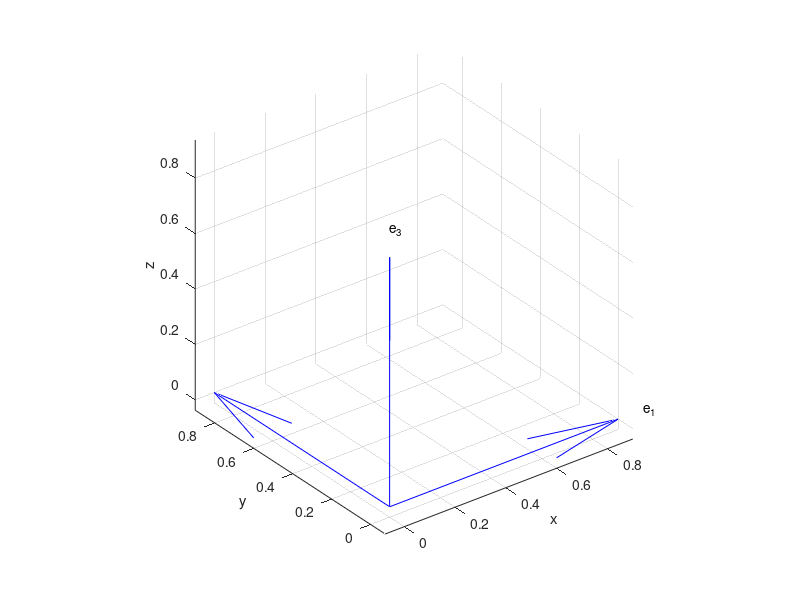

Here is the MATLAB script that generated this plot: (Note: this script raises an error after producing the figure.)
function tutor_introframes %TUTOR
%TUTOR_INTROFRAMES Introduction to frames in finite dimensions
%
%   This demonstration explains some basic concepts of the frame theory using
%   linear algebra examples in $\mathbb{R}^L$ ($L=3$, $L=2$). 
%
%   Basic frame theory
%   ------------------
%
%   A frame in a Hilbert space $\mathcal{H}$ is a collection of vectors 
%   $\varphi_n\in\mathcal{H}$ for which the following holds for all $f\in \mathcal{H}$ :
%
%   ..
%       A||f||^2 <= sum |<\varphi_n,f>|^2 <= B||f||^2
%                    n
%
%   .. math:: A||f||^2 \leq \sum_n |\langle \varphi_n,f \rangle|^2\leq
%      B||f||^2
%
%   with frame bounds $A,B$ being $0<A\leq B < \infty$. Analysis operator
%   associated with a frame is denoted $F^*:\mathcal{H}\rightarrow\mathcal{G}$,
%   and acts as $F^*f=\langle \varphi_n,f \rangle$ for all $n$
%   The synthesis operator is denoted as $F:\mathcal{G}\rightarrow\mathcal{H}$ 
%   and acts as $Fc=\sum_n\varphi_n c_n$. Operators are adjoint to each
%   other.
%   A frame operator $S:\mathcal{H}\rightarrow\mathcal{H}$ is
%   invertible on $\mathcal{H}$ and it is formed as $S=FF^*$. The Grammian
%   $G:\mathcal{G}\rightarrow\mathcal{G}$ is given as $G=F^*F$.
%
%   A general bounded operator is a a 
%
%   In case $\mathcal{H}=\mathbb{C}^L$, frame vectors can be organized as
%   columns of a matrix which then forms the frame synthesis operator 
%   $F$ and the analysis operator is its adjoint $F^*$. 
%
%   References: ch08 koche08 caku13
%


%% 
%   Example 1
%   ---------
%   In the following code, we create a test signal
%   MAT2DOC: AUDIO 'Play gspi.wav' gspi 44100 
f = [0.1,0.2,0.3]';

%%
%   Orthonormal basis is $\mathbb{R}^3$

F1 = eye(3) %F1(end) = 0.98;

A = min(svd(F1))^2;
B = max(svd(F1))^2; 
fprintf('A=%d, B=%d\n',A,B)


%%
%   Something
%   MAT2DOC: AUDIO 'This is gspi' gspi 44100

% Analysis operator F1'
c1 = F1'*f;

% Condition number is a
cond_num = norm(B/A) 

% Norm of a matrix
matrix_norm = sqrt(B) 

% Redundancy of a frame
[M,N] = size(F1);


% Is it tight?
is_tight = A == B

% Is it Parseval tight
is_parsevaltight = (A == 1 && B == 1)

% Is it equal norm?
is_equalnorm = all(sum(F1.^2).^(1/2) == norm(F1(:,1)))

% Is it equiangular?
% (All off-diagonal entries in the Gram matrix should be equal)
G = F1'*F1;
is_equiangular = all( G(~eye(size(G))) == G(1,2) )

plotCurrent(F1,f,f)

  



% [U,s,V]=svd([1,0;0,1;1,1]);

% Project orthonormal basis in 3D to a 2D plane and check properties 
% of the resulting frame (Naimark theorem) 

%%
%   Another orthonormal basis in R^3
%   This is unitary isomorphic to F1 as it is obtained
%   as F2=R*F1, where R is unitary rotation matrix.
%   Gram matrices of frames F1 and F2 are equal
%   (rotated by 20 degrees)
F2 = rot(F1,20);
plotfinframe(F2);
plotCurrent(F2,f,f)


%%
%   Tight frames
%   ------------
%
%   Frame is tight if $A=B$.




function plotfinframe(A,B)
% Funkce vykresli v R^3 system generatoru obsazeny ve sloupcich A,
% pokud je zadano, tak i B, pak jinou barvou vykresli i druhy system
% generatoru.
% h....handle na osy, v nichz probehlo vykresleni

%% Kresleni
[~,n] = size(A);
% puvodni frejm
zer = zeros(n,1);
quiver3(zer,zer,zer,A(1,:)',A(2,:)',A(3,:)','b');
hold on;
for cnt = 1:n
    text(A(1,cnt), A(2,cnt), A(3,cnt),['e_' num2str(cnt)]);
end

xlabel('x');
ylabel('y');
zlabel('z');
axis equal;

% druhy frejm
if nargin>1
    quiver3(zer,zer,zer,B(1,:)',B(2,:)',B(3,:)','r');
    for cnt = 1:n
        text(B(1,cnt), B(2,cnt), B(3,cnt),['f_' num2str(cnt)]);
    end
end
axis equal;
hold off;


function plotCurrent(A,x,xhat)
%% Vykresleni v grafu
[m,n] = size(A);
if m ~= 3
    disp('POZOR: Graf je pro R^3, vstupni matice nevyhovuje, graf nebude vykreslen')
    return
end


clf;
% dva frejmy
plotfinframe(A);
hold on;
zer = zeros(3,1);

% vykresleni puvodniho a rekonstruovaneho vektoru
bJsouTotozne = norm(x-xhat) < 1e-3;


h = plot3(x(1),x(2),x(3),'Xk'); % vykreslení pùvodního vektoru
set(h,'LineWidth',2);
set(h,'MarkerSize',12);
if bJsouTotozne
    text(x(1)+0.05,x(2),x(3),['x=xhat']) %jsou
else
    text(x(1)+0.05,x(2),x(3),['x']) %nejsou
end

% pokud se x a xhat lisi, pak se vykresli jeste to xhat
if ~bJsouTotozne
    h = plot3(xhat(1),xhat(2),xhat(3),'Xg'); % vykreslení rekonstruovaného vektoru
    text(xhat(1)+0.05,xhat(2),xhat(3),['xhat'])
    set(h,'LineWidth',2);
    set(h,'MarkerSize',12);
end
axis auto
axis equal
hold off;

function [xhat,dualsystem,coefs] = demo_frejmy(A,f)

% Demo funkce, která ukazuje báze a frejmy jednak výpoètem, jednak v grafu
% (pøed prvním sputìním je tøeba naèíst data: load('frejmy-data.mat') )

%% Vypocty
% výpoèet souradnic v primarnim systému generátorù pomoci skalarnich
% soucinu s duálním systemem
[coefs,B] = dualcoefs(A,f);
dualsystem = B;

% rekonstruovany vektor
xhat = A*coefs;


%% Vykresleni v grafu
[m,n] = size(A);
if m ~= 3
    disp('POZOR: Graf je pro R^3, vstupni matice nevyhovuje, graf nebude vykreslen')
    return
end

figure
% dva frejmy
h = plotfinframe(A,B);

% vykresleni puvodniho a rekonstruovaneho vektoru
bJsouTotozne = norm(f-xhat) < 10e-3;

axes(h)
h = plot3(f(1),f(2),f(3),'Xk'); % vykreslení pùvodního vektoru
set(h,'LineWidth',2);
set(h,'MarkerSize',12);
if bJsouTotozne
    text(f(1)+0.05,f(2),f(3),['x=xhat']) %jsou
else
    text(f(1)+0.05,f(2),f(3),['x']) %nejsou
end

% pokud se x a xhat lisi, pak se vykresli jeste to xhat
if ~bJsouTotozne
    h = plot3(xhat(1),xhat(2),xhat(3),'Xg'); % vykreslení rekonstruovaného vektoru
    text(xhat(1)+0.05,xhat(2),xhat(3),['xhat'])
    set(h,'LineWidth',2);
    set(h,'MarkerSize',12);
end
axis auto
axis equal

function F = rot(F,angle,rotaxis)
%   ROT Rotate vectors

if nargin<3
    rotaxis = [1,1,1]';
end

t = pi*angle/180;
rotaxis = rotaxis/norm(rotaxis);
u = rotaxis(1); v = rotaxis(2); w = rotaxis(3);
R = [u^2+(1-u^2)*cos(t), u*v*(1-cos(t))-w*sin(t), u*w*(1-cos(t))+v*sin(t);...
     u*v*(1-cos(t))+w*sin(t), v^2+(1-v^2)*cos(t), v*w*(1-cos(t))-u*sin(t);...
     u*w*(1-cos(t))-w*sin(t), v*w*(1-cos(t))+u*sin(t), w^2+(1-w^2)*cos(t) ];
 
F = R*F;

% Null space of F*: Fc=0
% 
% For full-space frames  
% null(F*) = {0}

% Invertible == bijective == injective kerT={0} (null) and surjective ranT = R^N
% ker T = orth. complement of (ran T*)

% Projection P is orthogonal if it is self adjoint.

% Frames for subspaces of R^2

% Tightness

% Equal norm

% Maximally robust (every n x n submatrix of F* is invertible)
% (Full spark)

% Equiangularity

% Equivalence of frames (isomorphism of frames): Frames F,G are equivalent 
% (or uniratily isomorphic) if UF=G, where U is arbitrary square matrix. 
% Parseval tight frame obtained as G = S^(-1/2)F is equivalent with F as
% well as the canonical dual frame is isomorphic (the only one among all 
% dual frames). Kernels and ranges are equal.
% Unitary isomorphic frames: The same but U is unitary. 
% ||Fc|| == ||Gc||
% F*F==G*G


% Symmetry https://www.math.auckland.ac.nz/~waldron/Preprints/Frame-symmetries/CA-02-060-RD.pdf

% Naimark theorem Parseval tight frame is a projection of a ONB from a
% higher dimension, general frame is a projection of a Riez basis from a higher dimension

% If F is a frame then_
% (1) VFU is a frame for any invertible matrices U, V .
% (2) If F is tight frame/unit-norm tight frame, then aVFU is tight
% frame/unit-norm tight frame for any unitary matrices U, V and a ~= 0.
%(3) If F is equal-norm, then aDFU is equal-norm for any
%diagonal unitary matrix D, unitary matrix U , and a = 0.
%(4) If F is maximally robust, then DFU is maximally robust
%for any invertible diagonal matrix D and any invertible
%matrix U .
%(5) If F is unit-norm tight frame and maximally robust, then
%DFU is unit-norm tight frame and maximally robust for any
%unitary diagonal matrix D and any unitary matrix U .

